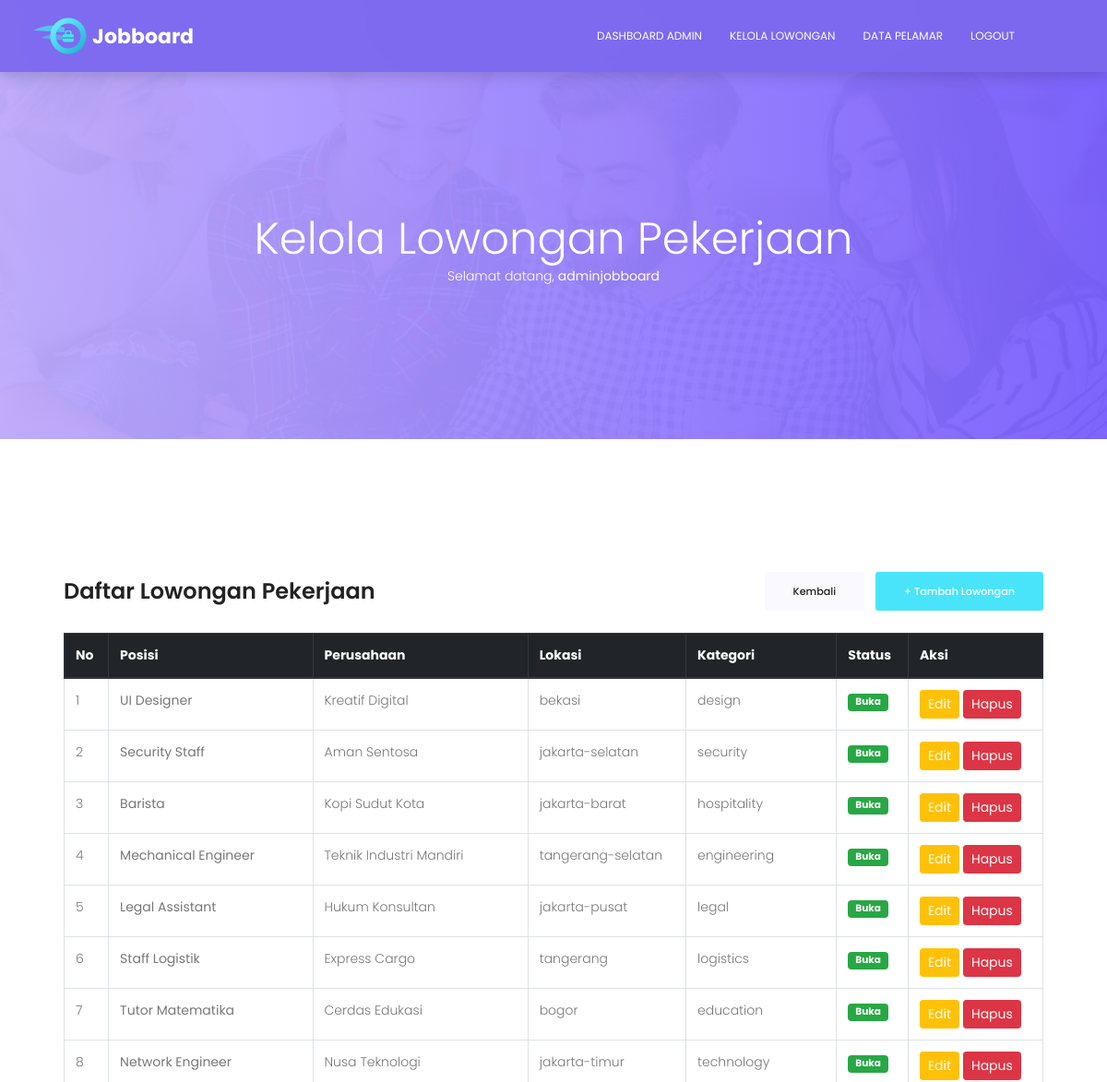
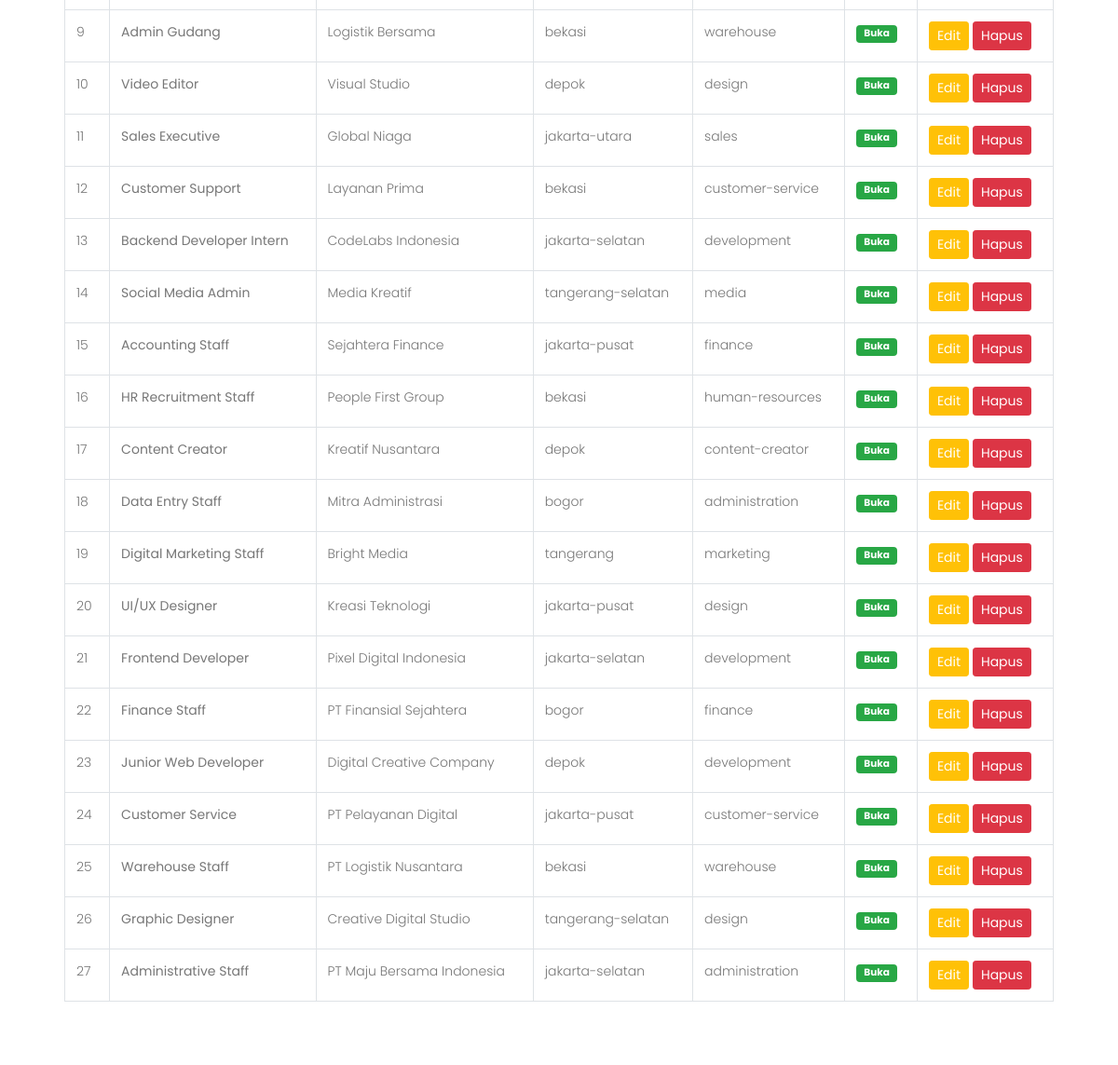
Before: /kelola_lowongan.php (signed in) with the older database file (2 pictures, top to bottom).
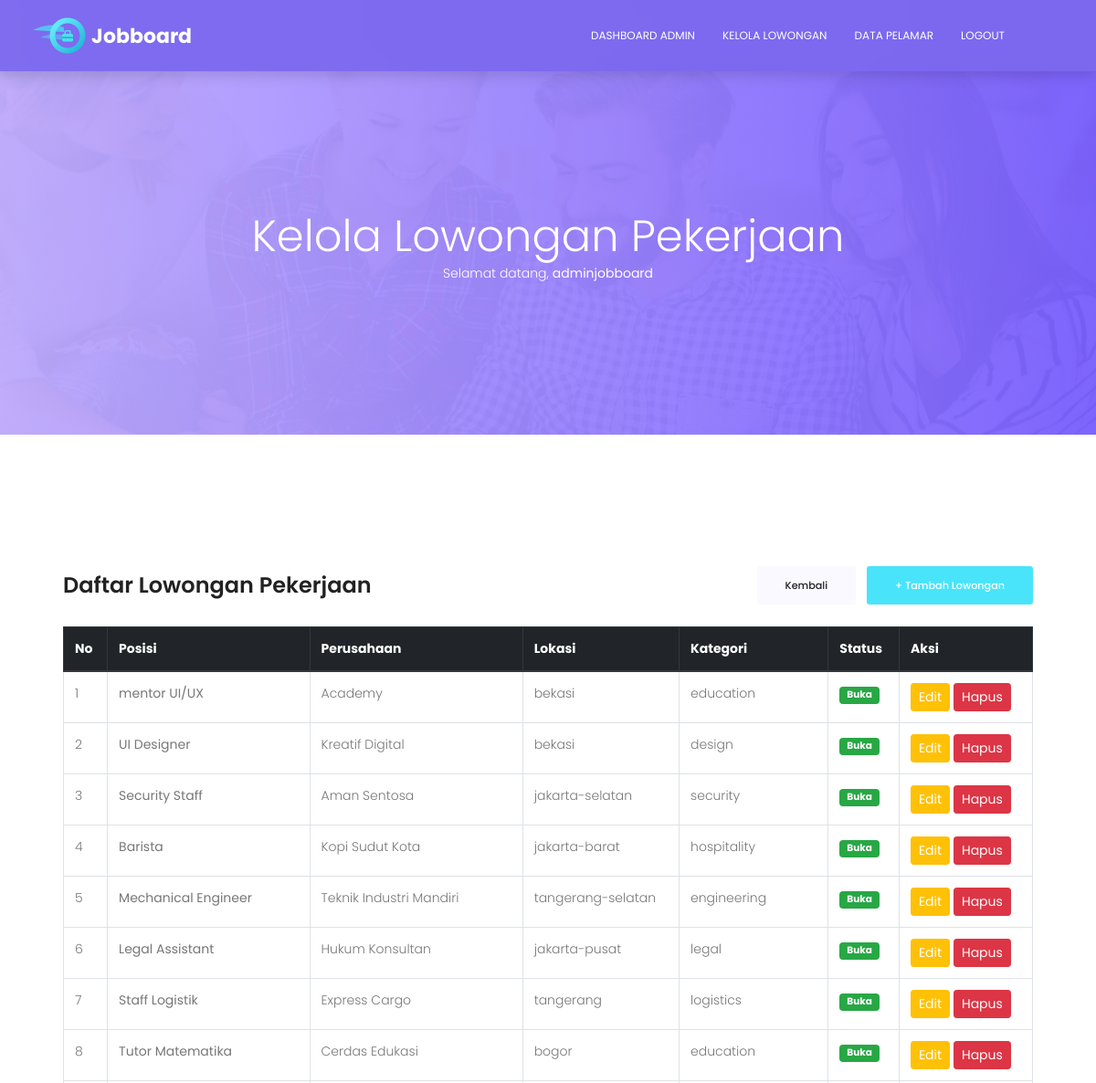
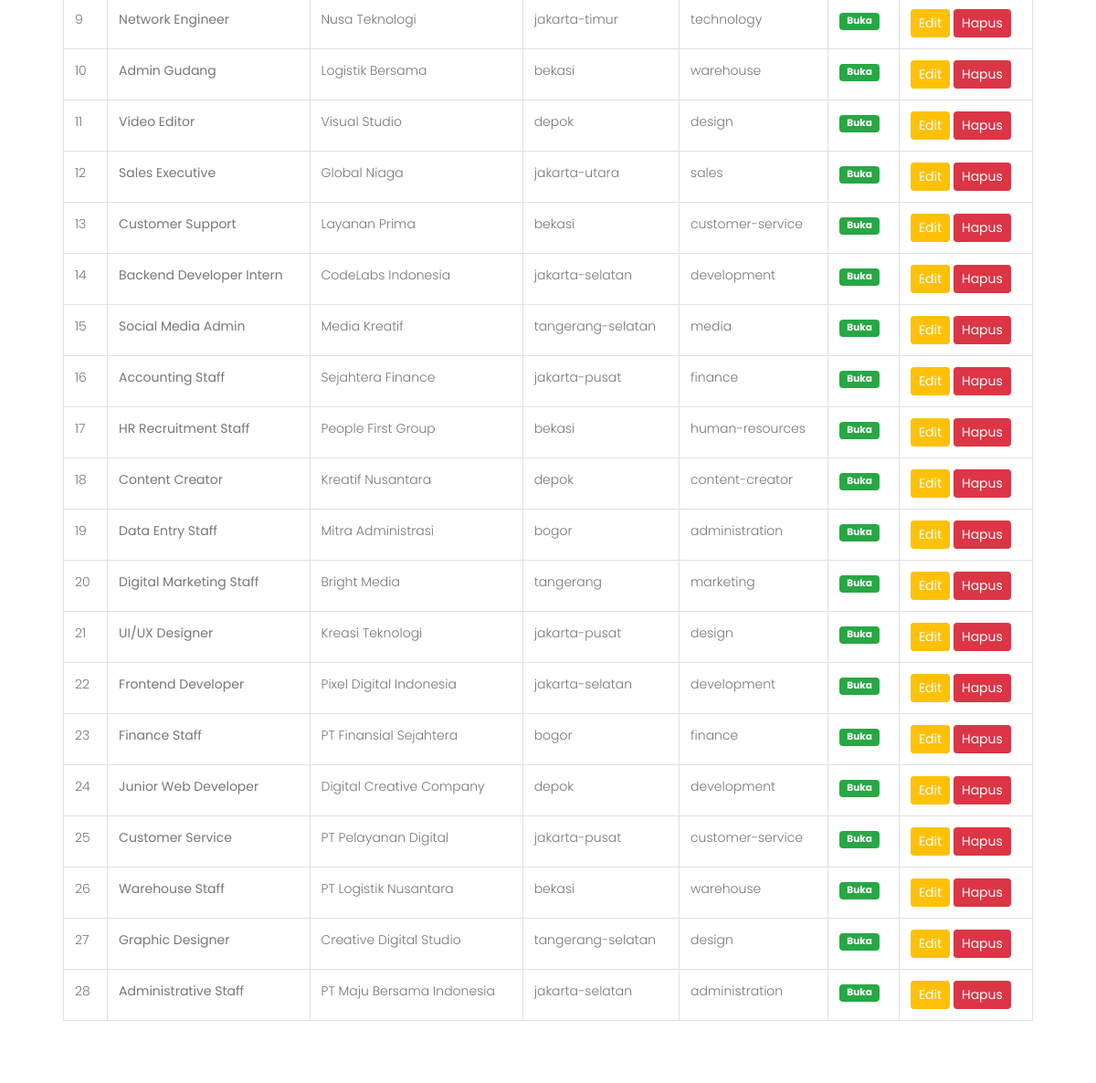
After: the same page with the newer database file (2 pictures, top to bottom).
### tables this page shows
CREATE TABLE `jobs` (
  `id` int(11) NOT NULL,
  `judul_posisi` varchar(150) NOT NULL,
  `nama_perusahaan` varchar(150) NOT NULL,
  `deskripsi` text NOT NULL,
  `persyaratan` text DEFAULT NULL,
  `lokasi` varchar(100) NOT NULL,
  `kategori` varchar(100) NOT NULL,
  `category_id` int(11) DEFAULT NULL,
  `tipe` varchar(50) NOT NULL,
  `gaji_min` bigint(20) DEFAULT 0,
  `gaji_max` bigint(20) DEFAULT 0,
  `status` enum('Buka','Tutup') DEFAULT 'Buka',
  `created_at` timestamp NOT NULL DEFAULT current_timestamp()
);

### kelola_lowongan.php (the view, shortened to what the changed rows need)
<?php
include 'koneksi.php';
$query = mysqli_query($conn, "SELECT * FROM jobs ORDER BY id DESC");
?>
<!DOCTYPE html>
<html lang="id" class="no-js">
<head>
    <link rel="stylesheet" href="css/linearicons.css">
    <link rel="stylesheet" href="css/font-awesome.min.css">
    <link rel="stylesheet" href="css/bootstrap.css">
    <link rel="stylesheet" href="css/magnific-popup.css">
    <link rel="stylesheet" href="css/nice-select.css">
    <link rel="stylesheet" href="css/animate.min.css">
    <link rel="stylesheet" href="css/owl.carousel.css">
    <link rel="stylesheet" href="css/main.css">
</head>
<body>
    <section class="banner-area relative" id="home">
        <div class="container">
            <div class="row d-flex align-items-center justify-content-center" style="min-height: 280px; padding-top: 80px;">
                <div class="about-content col-lg-12 text-center">
                    <h1 class="text-white">Kelola Lowongan Pekerjaan</h1>
                </div>
            </div>
        </div>
    </section>
    <section class="post-area section-gap">
        <div class="container">
            <div class="bg-white p-4 rounded shadow-sm">
                <div class="table-responsive">
                    <table class="table table-bordered table-hover align-middle">
                        <thead class="thead-dark">
                            <tr>
                                <th>No</th>
                                <th>Posisi</th>
                                <th>Perusahaan</th>
                                <th>Lokasi</th>
                                <th>Kategori</th>
                                <th>Status</th>
                                <th>Aksi</th>
                            </tr>
                        </thead>
                        <tbody>
                            <?php
                            $no = 1;
                            while ($job = mysqli_fetch_assoc($query)):
                            ?>
                            <tr>
                                <td><?= $no++ ?></td>
                                <td><strong><?= htmlspecialchars($job['judul_posisi']) ?></strong></td>
                                <td><?= htmlspecialchars($job['nama_perusahaan']) ?></td>
                                <td><?= htmlspecialchars($job['lokasi']) ?></td>
                                <td><?= htmlspecialchars($job['kategori']) ?></td>
                                <td>
                                    <?php if ($job['status'] == 'Buka'): ?>
                                        <span class="badge badge-success px-2 py-1"><?= htmlspecialchars($job['status']) ?></span>
                                    <?php else: ?>
                                        <span class="badge badge-secondary px-2 py-1"><?= htmlspecialchars($job['status']) ?></span>
                                    <?php endif; ?>
                                </td>
                                <td style="white-space: nowrap;">
                                    <a href="edit_job.php?id=<?= $job['id'] ?>" class="btn btn-warning btn-sm text-white">
                                        Edit
                                    </a>
                                    <button type="button"
                                            class="btn btn-danger btn-sm"
                                            data-toggle="modal"
                                            data-target="#modalHapus"
                                            onclick="setHapusId(<?= $job['id'] ?>, '<?= htmlspecialchars(addslashes($job['judul_posisi'])) ?>')">
                                        Hapus
                                    </button>
                                </td>
                            </tr>
                            <?php endwhile; ?>
                        </tbody>
                    </table>
                </div>
            </div>
        </div>
    </section>
</body>
</html>

Changed rows visible on the page:
added jobs: judul_posisi "mentor UI/UX", nama_perusahaan "Academy", lokasi "bekasi", kategori "education", status "Buka"
